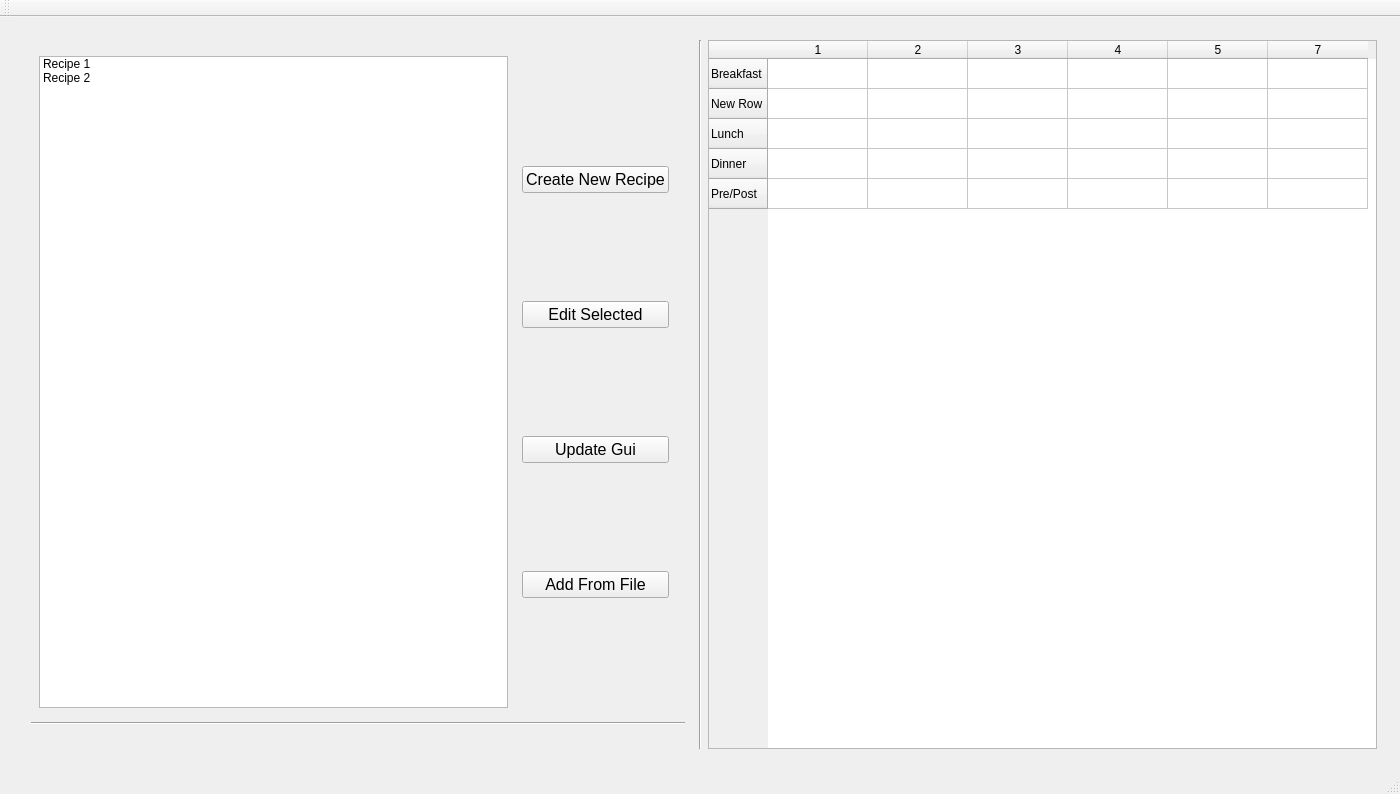
<?xml version="1.0" encoding="UTF-8"?>
<ui version="4.0">
 <class>MealPlannerClass</class>
 <widget class="QMainWindow" name="MealPlannerClass">
  <property name="geometry">
   <rect>
    <x>0</x>
    <y>0</y>
    <width>1400</width>
    <height>794</height>
   </rect>
  </property>
  <property name="windowTitle">
   <string>MealPlanner</string>
  </property>
  <widget class="QWidget" name="centralWidget">
   <layout class="QGridLayout" name="gridLayout">
    <item row="0" column="0">
     <layout class="QHBoxLayout" name="horizontalLayout_4">
      <property name="leftMargin">
       <number>12</number>
      </property>
      <property name="topMargin">
       <number>12</number>
      </property>
      <property name="rightMargin">
       <number>12</number>
      </property>
      <property name="bottomMargin">
       <number>12</number>
      </property>
      <item>
       <layout class="QVBoxLayout" name="verticalLayout_6">
        <property name="leftMargin">
         <number>8</number>
        </property>
        <property name="topMargin">
         <number>8</number>
        </property>
        <property name="rightMargin">
         <number>8</number>
        </property>
        <property name="bottomMargin">
         <number>8</number>
        </property>
        <item>
         <layout class="QHBoxLayout" name="horizontalLayout">
          <property name="leftMargin">
           <number>8</number>
          </property>
          <property name="topMargin">
           <number>8</number>
          </property>
          <property name="rightMargin">
           <number>8</number>
          </property>
          <property name="bottomMargin">
           <number>8</number>
          </property>
          <item>
           <widget class="QListWidget" name="listWidget">
            <item>
             <property name="text">
              <string>Recipe 1</string>
             </property>
            </item>
            <item>
             <property name="text">
              <string>Recipe 2</string>
             </property>
            </item>
           </widget>
          </item>
          <item>
           <layout class="QVBoxLayout" name="verticalLayout">
            <property name="leftMargin">
             <number>8</number>
            </property>
            <property name="topMargin">
             <number>8</number>
            </property>
            <property name="rightMargin">
             <number>8</number>
            </property>
            <property name="bottomMargin">
             <number>8</number>
            </property>
            <item>
             <widget class="QPushButton" name="CreateRecipeButton">
              <property name="font">
               <font>
                <pointsize>12</pointsize>
               </font>
              </property>
              <property name="text">
               <string>Create New Recipe</string>
              </property>
             </widget>
            </item>
            <item>
             <widget class="QPushButton" name="pushButton">
              <property name="font">
               <font>
                <pointsize>12</pointsize>
               </font>
              </property>
              <property name="text">
               <string>Edit Selected</string>
              </property>
             </widget>
            </item>
            <item>
             <widget class="QPushButton" name="UpdateGuiButton">
              <property name="font">
               <font>
                <pointsize>12</pointsize>
               </font>
              </property>
              <property name="text">
               <string>Update Gui</string>
              </property>
             </widget>
            </item>
            <item>
             <widget class="QPushButton" name="pushButton_2">
              <property name="font">
               <font>
                <pointsize>12</pointsize>
               </font>
              </property>
              <property name="text">
               <string>Add From File</string>
              </property>
             </widget>
            </item>
           </layout>
          </item>
         </layout>
        </item>
        <item>
         <widget class="Line" name="line">
          <property name="orientation">
           <enum>Qt::Horizontal</enum>
          </property>
         </widget>
        </item>
        <item>
         <layout class="QVBoxLayout" name="RecipeDetailsVerticalLayout">
          <property name="leftMargin">
           <number>8</number>
          </property>
          <property name="topMargin">
           <number>8</number>
          </property>
          <property name="rightMargin">
           <number>8</number>
          </property>
          <property name="bottomMargin">
           <number>8</number>
          </property>
         </layout>
        </item>
       </layout>
      </item>
      <item>
       <widget class="Line" name="line_2">
        <property name="orientation">
         <enum>Qt::Vertical</enum>
        </property>
       </widget>
      </item>
      <item>
       <widget class="QTableWidget" name="tableWidget">
        <row>
         <property name="text">
          <string>Breakfast</string>
         </property>
        </row>
        <row>
         <property name="text">
          <string>New Row</string>
         </property>
        </row>
        <row>
         <property name="text">
          <string>Lunch</string>
         </property>
        </row>
        <row>
         <property name="text">
          <string>Dinner</string>
         </property>
        </row>
        <row>
         <property name="text">
          <string>Pre/Post</string>
         </property>
        </row>
        <column>
         <property name="text">
          <string>1</string>
         </property>
        </column>
        <column>
         <property name="text">
          <string>2</string>
         </property>
        </column>
        <column>
         <property name="text">
          <string>3</string>
         </property>
        </column>
        <column>
         <property name="text">
          <string>4</string>
         </property>
        </column>
        <column>
         <property name="text">
          <string>5</string>
         </property>
        </column>
        <column>
         <property name="text">
          <string>7</string>
         </property>
        </column>
       </widget>
      </item>
     </layout>
    </item>
   </layout>
  </widget>
  <widget class="QMenuBar" name="menuBar">
   <property name="geometry">
    <rect>
     <x>0</x>
     <y>0</y>
     <width>1400</width>
     <height>21</height>
    </rect>
   </property>
  </widget>
  <widget class="QToolBar" name="mainToolBar">
   <attribute name="toolBarArea">
    <enum>TopToolBarArea</enum>
   </attribute>
   <attribute name="toolBarBreak">
    <bool>false</bool>
   </attribute>
  </widget>
  <widget class="QStatusBar" name="statusBar"/>
 </widget>
 <layoutdefault spacing="6" margin="11"/>
 <resources>
  <include location="mealplanner.qrc"/>
 </resources>
 <connections/>
</ui>
